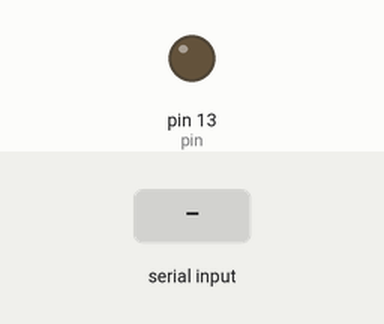
A sketch run on a simulated Arduino Uno, built with avr-gcc and run on an emulated ATmega328P. Parts: output pins drawn as LEDs (lit = HIGH). The inputs (shaded band) are chosen by the test bench.

Above: at 1.2 s.
1.3 s: "1" received over Serial
At 2.5 s:
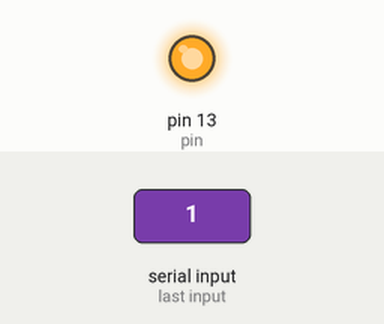
2.8 s: "0" received over Serial
At 3.9 s:
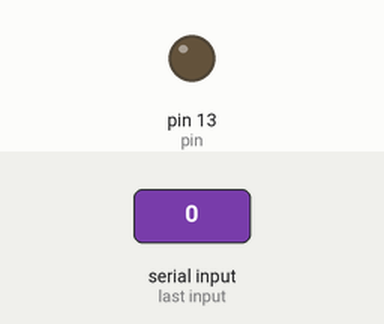
Timing chart, 0 to 5.8 s (numbered marks = the images above; inputs shaded):
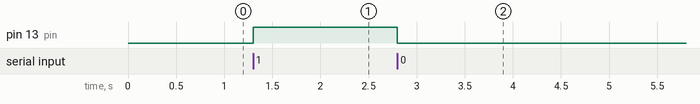

The sketch:

sketchConPython.ino
```cpp
int pin = 13;
char dato;
void setup() {
  // put your setup code here, to run once:
  pinMode(pin,OUTPUT);
  Serial.begin(9600);

}

void loop() {
  // put your main code here, to run repeatedly:
  if(Serial.available()>0){
    dato = Serial.read();

    if(dato == '0'){
      digitalWrite(pin,LOW);
      }
    else if(dato == '1'){
      digitalWrite(pin,HIGH);
      }
  }


}
```

Measured:
- after the input at 1.3 s, pin 13 (pin): LOW → HIGH at once
- after the input at 2.8 s, pin 13 (pin): HIGH → LOW at once
